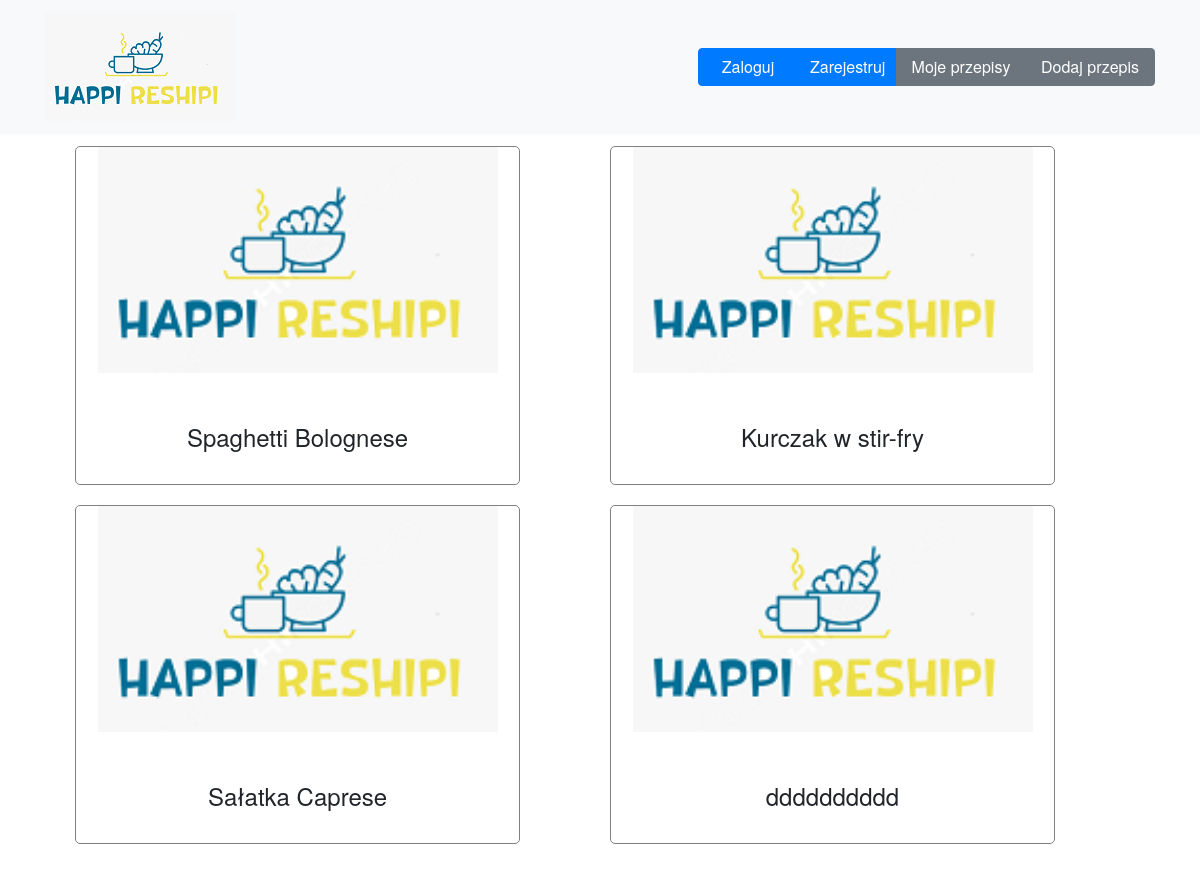
The page /index on the database as committed earlier.
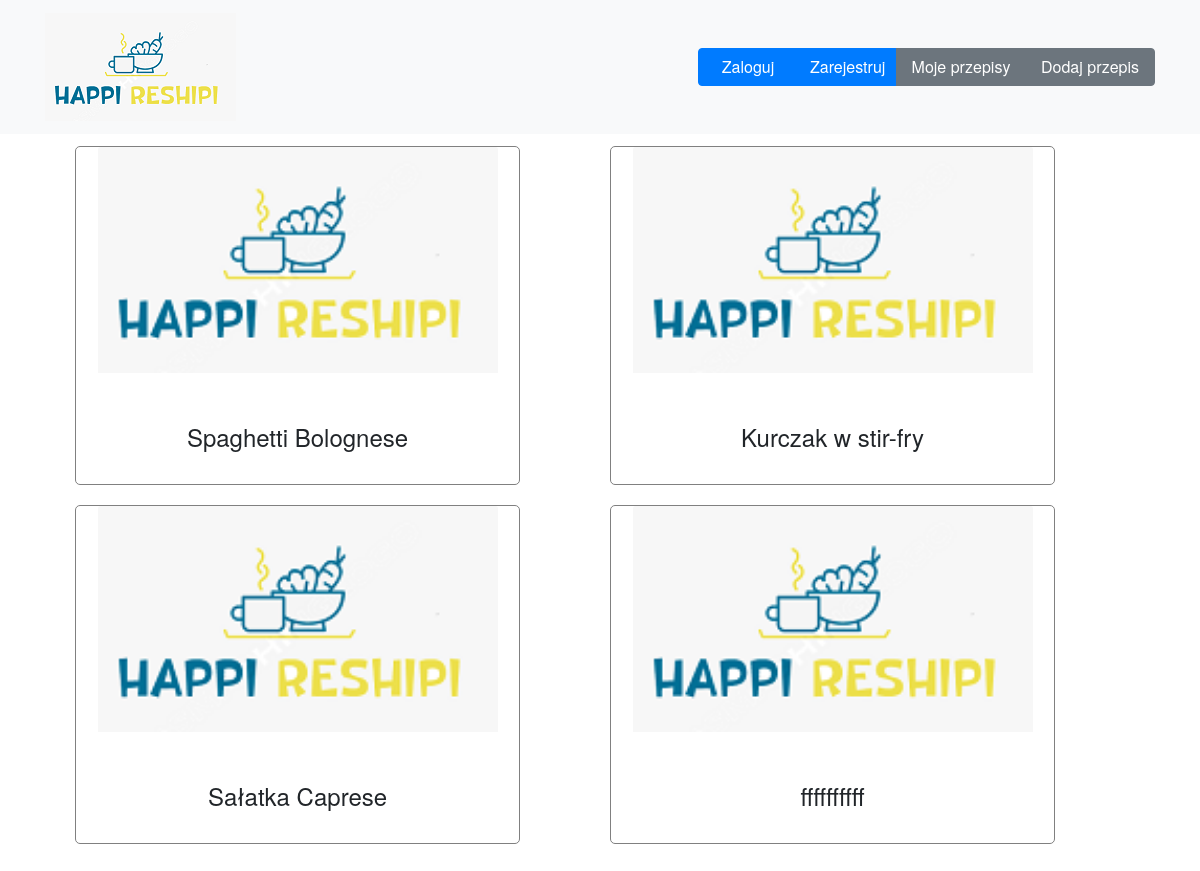
The same page on the database as committed later.
### tables this page shows
CREATE TABLE recipes (int integer primary key autoincrement, nazwa varchar(30), skladniki varchar(500), przygotowanie varchar(500), img varchar(100));

### happireshipi_app.py (the view)
@app.route('/')
@app.route('/index')
def index():
    db = get_db()
    sql_command = 'select * from recipes'
    cur = db.execute(sql_command)
    recipes = cur.fetchall()
    return render_template('index.html',recipes = recipes )

### happireshipi_app.py (called while the page is built)
def get_db():
    if not hasattr(g, 'sqlite_db'):
        conn = sqlite3.connect(app_info["db_file"])
        conn.row_factory=sqlite3.Row
        g.sqlite_db = conn
    return g.sqlite_db

### templates/index.html (shortened to what this page needs)
{% extends "base.html" %}
{% block content %}
<section class="" id="portfolio">
    <div class="container">
        <div class="row">
            {% for recipe in recipes  %}
            <div class="col-md-5 col-sm-10 portfolio-item">
                <div class="card">
                    <a class="portfolio-link" data-toggle="modal" href="#portfolioModal{{recipe .int}}">
                        <img class="card-img-top" src="{{url_for('static', filename=recipe.img )  }}" style="width:400px;"
                            alt="Card image cap">
                    </a>
                    <div class="card-body">
                        <h4 class="card-title">{{ recipe.nazwa }}</h4>
                    </div>
                </div>
            </div>
            {% endfor %}
        </div>
    </div>
</section>
{% endblock %}

### templates/base.html (shortened to what this page needs)
<!doctype html>
<html>
<head>
  <link rel="stylesheet" type="text/css" href="{{ url_for('static', filename='styles/bootstrap.min.css') }}">
  <link href="../links/bootstrap/css/bootstrap.min.css" rel="stylesheet" />
  <link rel="stylesheet" type="text/css" href="{{ url_for('static',filename='styles/base.css') }}">
</head>
<body id="page-top" class="">
  {% include "menu.html" %}
  {% block content %}{% endblock %}
</body>
</html>

### templates/menu.html
<nav class="navbar navbar-dark fixed-top bg-light" id="mainNav">
    <div class="container">
        <a class="navbar-brand" href="{{ url_for('index')}}">
            <img src="{{url_for('static', filename='logo.png')}}" class="img float-left" />
        </a>
        {% if logged==true %}
        <div class="btn-group">
            <button type="button" class="btn btn-danger dropdown-toggle" data-toggle="dropdown" aria-haspopup="true"
                aria-expanded="false">
                Action
            </button>
            <div class="dropdown-menu">
                <a class="dropdown-item" href="{{ url_for('addNewRecipe')}}" class="text-white" >Dodaj przepis</a>
                <a class="dropdown-item" href="{{ url_for('myRecipes')}}" class="text-white">Moje przepisy</a>
                <div class="dropdown-divider"></div>
                <a class="dropdown-item" href="#">Wyloguj się</a>
            </div>
        </div>
        {% else %}
        <div class="btn-group">
            <button type="button" class="btn btn-primary " style="width: 100px;">
                <a href="{{ url_for('login')}}" class="text-white">Zaloguj</a>
            </button>
            <button type="button" class="btn btn-primary " style="width: 100px;">
                <a href="{{ url_for('register')}}" class="text-white">Zarejestruj</a>
            </button>
            <button type="button" class="btn btn-secondary " style="width: 130px;">
                <a href="{{ url_for('myRecipes')}}" class="text-white">Moje przepisy</a>
            </button>
            <button type="button" class="btn btn-secondary " style="width: 130px;">
                <a href="{{ url_for('addNewRecipe')}}" class="text-white" >Dodaj przepis</a>
            </button>
        </div>
        {% endif %}
    </div>
</nav>

### static/styles/base.css (style rules this page uses)
body { overflow-x: hidden; font-family: "Roboto Slab", "Helvetica Neue", Helvetica, Arial, sans-serif; min-height: 75rem; padding-top: 8.5rem; }
h4 { margin-top: 30px; text-align: center; margin-bottom: 20px; }
.card { border-color: grey; border-radius: 5px; }
#portfolio .portfolio-item { margin-right: 30px; margin-left: 30px; margin-top: 10px; margin-bottom: 10px; }
#portfolio .portfolio-item .portfolio-link { position: relative; display: block; max-width: 400px; margin: 0 auto; cursor: pointer; }

Rows that differ between the two databases and show on the page:
removed recipes: img (picture), nazwa "dddddddddd"
added recipes: img (picture), nazwa "ffffffffff"
